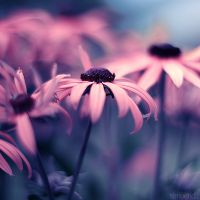
%> input picture TestImages/coral.jpg, 200 x 200 px
$ octave GetEverything.m   (GNU Octave 9; MATLAB toolbox functions it lacks are replaced by stand-ins)
%> lines starting %> are read from the running program, lines starting %| are printed output that depends on the picture; in (x1, y1, x2, y2) boxes, pixels count from 0 and x2, y2 are one past the last pixel; in counts of white or black regions, pixels touching at a corner belong together; the program's own positions count from 1
### Code/ImagePreProcess.m
%% 2.2 Image pre-processing
function [I_reshaped,r,c,m,n,minval,maxval,p,q]=ImagePreProcess(file_name)
%> called with file_name = 'coral.jpg'
[Original]=imread(file_name);    % Load color/grayscale image
%> Original is the input picture: size 200x200x3 uint8; mean R, G, B 117, 92.7, 131
[~ , ~, numOfColorCh] = size(Original);
%> numOfColorCh = 3
if numOfColorCh > 1 % Convert to grayscale if colored otherwise leave as is.
  I = rgb2gray(Original);
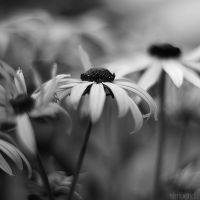
%> I: size 200x200 uint8; min 3, max 249, mean 104.3
else
  I = Original;
end

[m,n] = size(I);                         % Image size [number of pixels]
%> m = 200; n = 200

% 8 by 8 blocks are used in this project
p = 8;
q = 8;
%% 2.2.2 Image pre-processing
% DCT on 8x8 blocks
fun = @dct2;
temp=blkproc(I,[p q],fun);
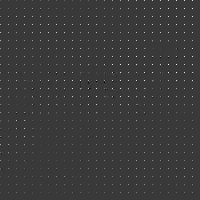
%> temp: size 200x200 double; min -544.9, max 1882.5, mean 13; drawn with min black and max white
% Scale DCT coefficients linearly to [0,1]
minval = min(temp(:)); % Smallest value
%> minval = -544.9
maxval = max(temp(:)); % Largest value
%> maxval = 1882.5
temp_scaled = (temp-minval)/(maxval-minval);
% Quantize DCT coefficients to 256 levels
temp_quant=im2uint8(temp_scaled);
% Reshape to a 3D array: 8 x 8 x m*n/64
temp_reshaped = reshape(temp_quant,[p m/p n]);
temp_reshaped = permute(temp_reshaped,[1 3 2]);
I_reshaped = reshape(temp_reshaped,[p q m*n/(p*q)]);
r=floor(m/8);c=floor(n/8);
%> after `r=floor(m/8)`: r = 25
%> after `c=floor(n/8)`: c = 25
end

### Code/Conv2Bit.m
%% 2.3 Conversion to a bit stream
function [BitStream,nG]=Conv2Bit(N,I_reshaped,m,n,p,q)
% N Number of 8x8 DCT blocks in a group
nG = (m*n)/(p*q*N);                          % Number of groups
% Reshape in groups of size N
temp_long=zeros(nG,p*q*N); % nG long column vectors, each of size 8x8xN
BitStream=zeros(8*p*q*N,nG);
for i = 1:nG
    temp=zeros(p,N*q);
    for j=1:N
        temp(:,(j-1)*q+1:j*q) = I_reshaped(:,:,(i-1)*N+j);
    end
    temp_long(i,:) = reshape(temp,1,p*q*N);
end
% 8*8*NxnG matrix where each column represents the corresponding group's DCT coefficients
temp_long=temp_long';
for i=1:nG
     R_temp = de2bi(temp_long(:,i),8); % Convert decimal to 8-bit binary
     R_temp = double(R_temp);          % Convert to double
     R_temp(R_temp==0) = -1;           % Antipodal scheme
     % Reshape to 8*8*N*8xnG matrix where each column represents the corresponding group's antipodal data stream
     BitStream(:,i) = reshape(R_temp',numel(R_temp),1);
end
end

### Code/GetEverything.m
close all
clear
clc
%% Ask user to input project parameters!
% N = input('Enter number of 8x8 DCT blocks in a group!\n');
N=200/40;
% rolloff = input('Enter SRRC roll-off factor(alpha)!\n');
rolloff=0.5;
% K = input('Enter SRRC truncation length (K)!\n');
K=4;
% sigma = input('Enter noise standard deviation!\n');
sigma=0.05;
span=2*K; % SRRC filter span
sps=32; % Number of samples per bit duration
filename='coral.jpg'; % TX image filename.fmt
%% 2.2 Image pre-processing
[I_reshaped,r,c,m,n,minval,maxval,p,q]=ImagePreProcess(filename);
%> r = 25; c = 25; m = 200; n = 200; minval = -544.9; maxval = 1882.5; p = 8; q = 8
%% 2.3 Conversion to a bit stream
[BitStream,nG]=Conv2Bit(N,I_reshaped,m,n,p,q);
%> in Conv2Bit, `nG = (m*n)/(p*q*N);`: nG = 125
%> in Conv2Bit, `temp_long=zeros(nG,p*q*N);`: temp_long: size 125x320 double; every value is 0
%> in Conv2Bit, `BitStream=zeros(8*p*q*N,nG);`: BitStream: size 2560x125 double; every value is 0
%> the loop in Conv2Bit, `for i = 1:nG` made 125 passes
%> after the loop in Conv2Bit, `for i = 1:nG`:
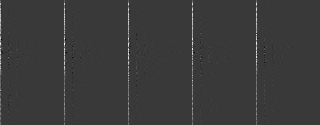
%> temp_long: size 125x320 double; min 0, max 255, mean 58.4; mean of the top-left, top-right, bottom-left and bottom-right quarters 59.1, 58.5, 58.3, 57.9
%> in Conv2Bit, `temp_long=temp_long';`:
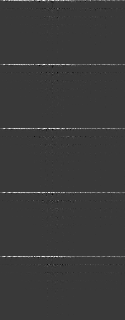
%> temp_long: size 320x125 double; min 0, max 255, mean 58.4; mean of the top-left, top-right, bottom-left and bottom-right quarters 59.1, 58.3, 58.5, 57.9
%> the loop in Conv2Bit, `for i=1:nG` made 125 passes
%> after the loop in Conv2Bit, `for i=1:nG`:
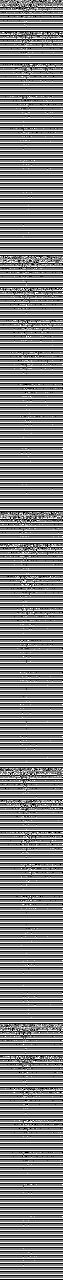
%> BitStream: size 2560x125 double (shown at 1/2 size); values -1 (black) and 1 (white), 49.9% white; 1309 white regions (722 under 20 px), largest, box (x1, y1, x2, y2) and area: (0, 512, 125, 527) 997, (0, 1536, 125, 1551) 969, (0, 2048, 125, 2063) 957
%> nG = 125
%% Communication System
Det_ZFOut_half_sine=zeros(8*p*q*N,nG);
Det_MMSEOut_half_sine=zeros(8*p*q*N,nG);
for i=1:nG
    %% 2.4 Modulation
%> (the run ends here)
